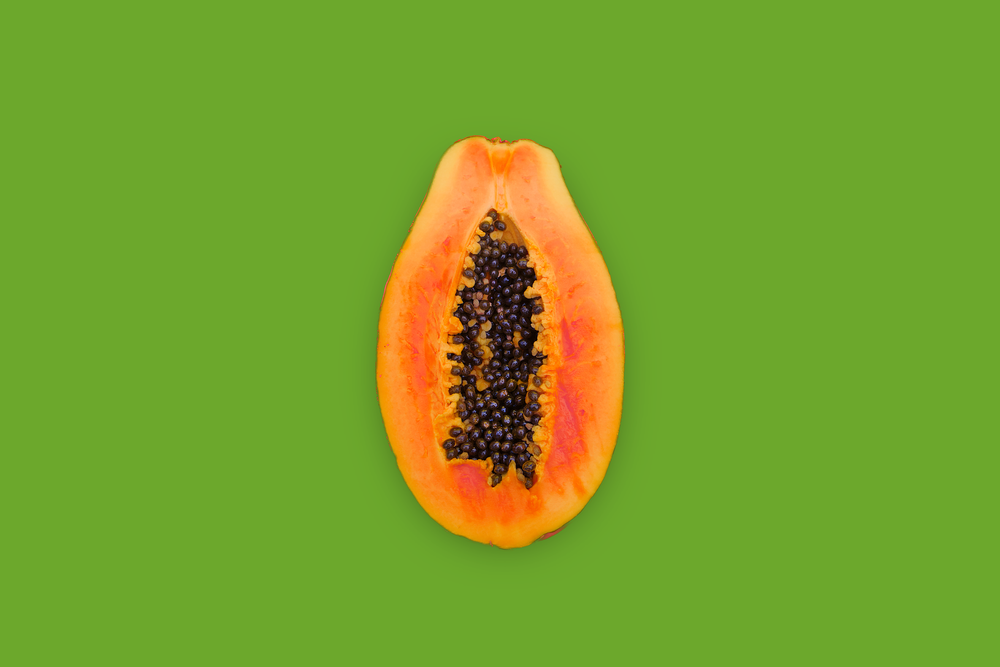
#> input picture 1_3_Types_of_Features_Image_Segmentation/images/papaya.png, 1000 x 667 px, shrunk from 2369 x 1581 before the run
$ jupyter execute --allow-errors contour_detection_exercises.ipynb   (shell and % lines are left out)
#> lines starting #> are read from the running program, lines starting #| are printed output that depends on the picture; after the words box and inside, x2 and y2 are one past the last pixel; in counts of white or black regions, pixels touching at a corner belong together
# Image Segmentation - Boundary Detection with Image Contours

In this first practice notebook of the image segmentation techniques we would work with boundary detection using the image contours. In the same context previously we did some exercise on separating objects from the background and even replacing the background for an object. That exercise is also relevant here. Hence we'd start with a recap of that exercise.

We'd separate an object from the background and replace the original background using the HSV color space. From their the idea of separating an object from the background using te image contour would stem.

[cell 1]
# Import necessary modules and packages
from typing import Tuple, List
import numpy as np
import cv2
import matplotlib.pyplot as plt

[cell 2]
# Import image resource and visualize
papaya: np.ndarray = cv2.imread(filename='images/papaya.png')
#> papaya is the input picture: shape (667, 1000, 3); mean B, G, R 43.1, 161.3, 119.4
papaya = cv2.cvtColor(src=papaya, code=cv2.COLOR_BGR2RGB)
plt.imshow(papaya)

[cell 3]
# Convert the image into HSV color space create mask for separating the background
papaya_hsv: np.ndarray = cv2.cvtColor(src=papaya, code=cv2.COLOR_RGB2HSV)
#> papaya_hsv: shape (667, 1000, 3); mean H, S, V 41.9, 190, 172.1
h, s, v = papaya_hsv[:, :, 0], papaya_hsv[:, :, 1], papaya_hsv[:, :, 2]
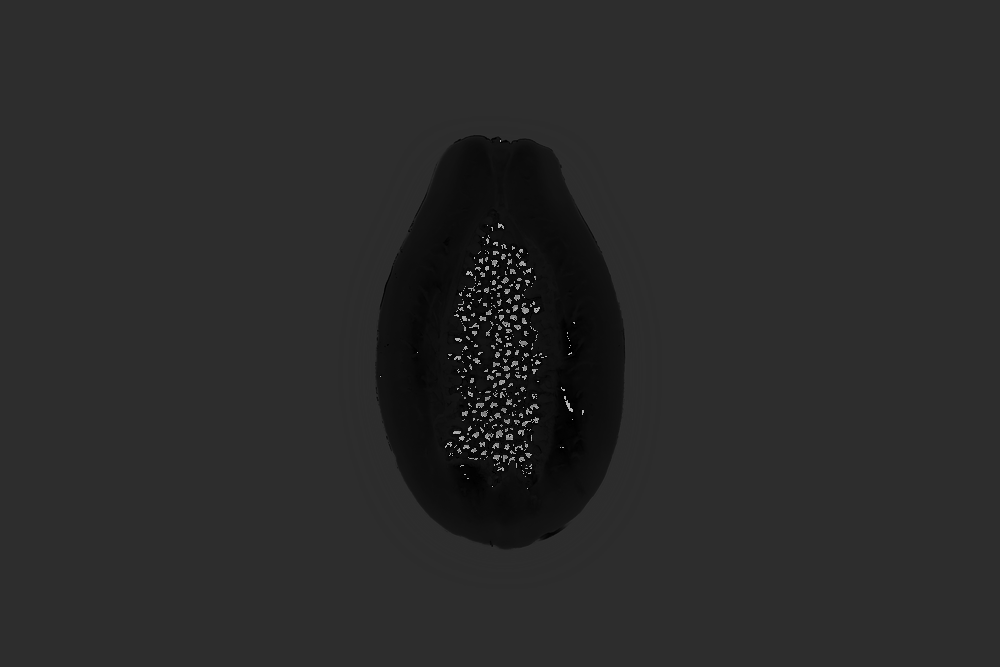
#> h: shape (667, 1000); min 0, max 179, mean 41.9
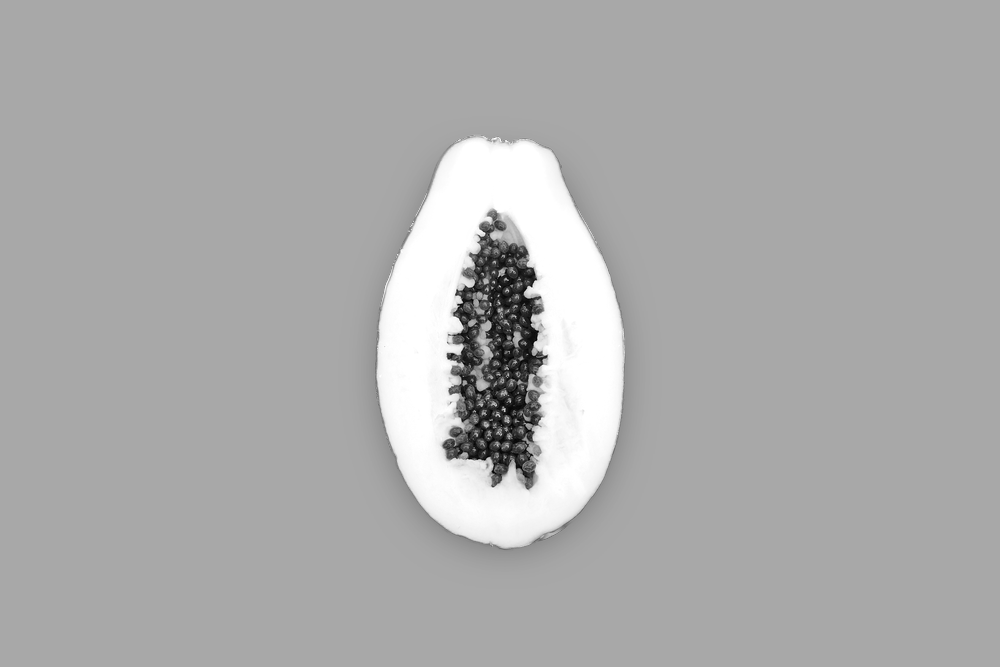
#> v: shape (667, 1000); min 0, max 255, mean 172.1
_, (ax1, ax2, ax3) = plt.subplots(nrows=1, ncols=3, figsize=(15, 15))
ax1.imshow(h, cmap='gray')
ax2.imshow(s, cmap='gray')
ax3.imshow(v, cmap='gray')

[cell 4]
lower_bound: np.ndarray = np.array([20, 0, 0])
upper_bound: np.ndarray = np.array([45, 255, 255])
mask: np.ndarray = cv2.inRange(src=papaya_hsv, lowerb=lower_bound, upperb=upper_bound)
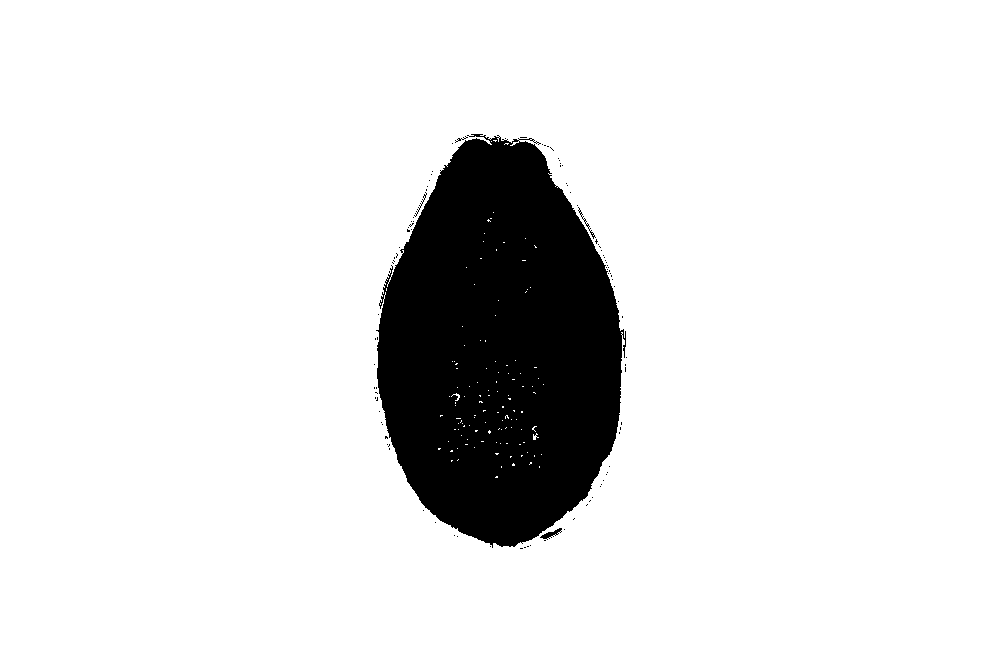
#> mask: shape (667, 1000); 88.7% white; 101 black regions (96 under 20 px), largest, box (x1, y1, x2, y2) and area: (376, 134, 626, 548) 75287, (540, 528, 562, 540) 96, (578, 207, 596, 239) 58, (414, 192, 427, 217) 38, (455, 136, 468, 143) 21
plt.imshow(mask, cmap='gray')

[cell 5]
# Make a copy of the rgb image and see the effect of the mask
papaya_copy: np.ndarray = np.copy(papaya)
papaya_copy[mask != 0] = 0
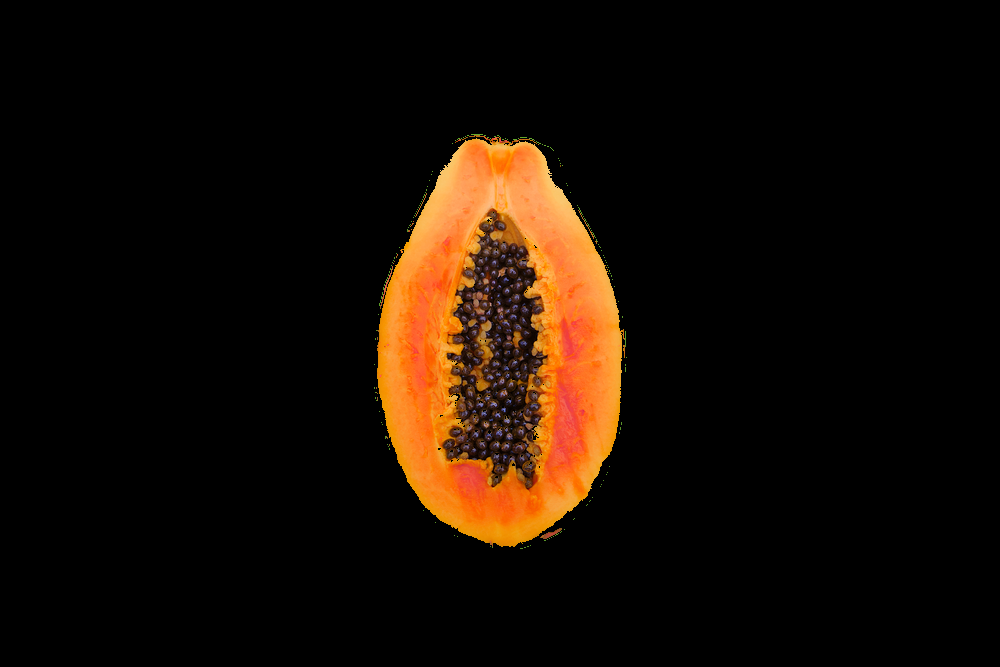
#> papaya_copy: shape (667, 1000, 3); mean R, G, B 23.3, 12.8, 4.3
plt.imshow(papaya_copy)

[cell 6]
# Replace the background
background: np.ndarray = cv2.imread(filename='images/background.jpg')
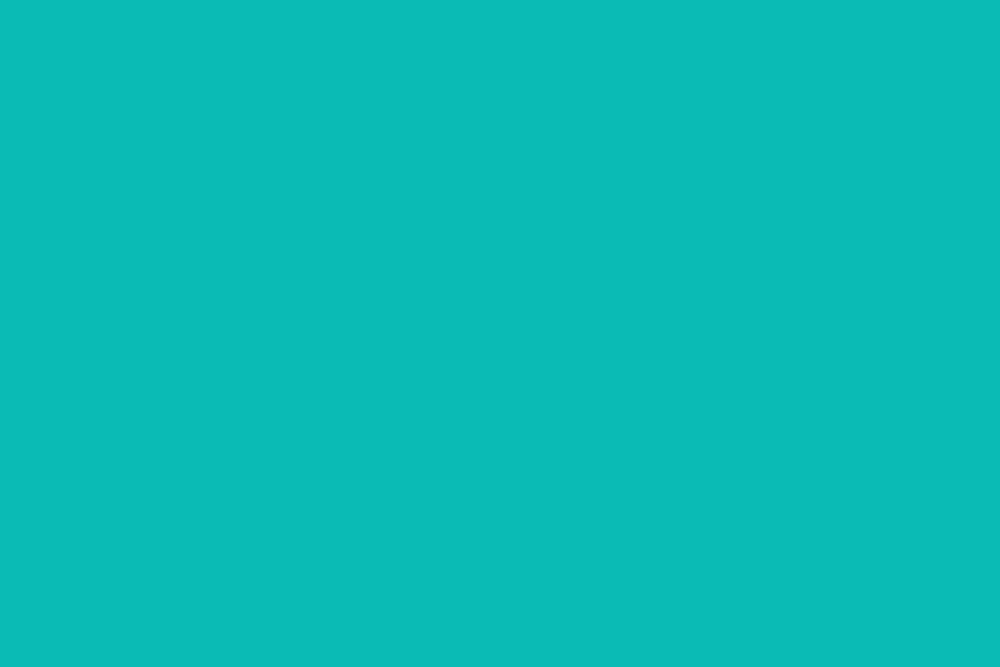
#> input picture 1_3_Types_of_Features_Image_Segmentation/images/background.jpg, 1000 x 667 px, shrunk from 2369 x 1581 before the run
#> background is the input picture: shape (667, 1000, 3); mean B, G, R 181, 187, 10
background = cv2.cvtColor(src=background, code=cv2.COLOR_BGR2RGB)
background[mask == 0] = 0
#> background: shape (667, 1000, 3); mean R, G, B 8.9, 165.8, 160.5
papaya_new: np.ndarray = papaya_copy + background
plt.imshow(papaya_new)

With the exercise above we tried to recall one aspect, where we separated the object of interest from the background. With this image segmentation we would do the same by creating a boundary along the object image using image contours.

## Image Contours

Some example applications of image contours are found in motion detection and image segmentation as described in this [article](https://learnopencv.com/contour-detection-using-opencv-python-c/).

When we join all the points on the boundary of an object, we get a contour. Typically, a specific contour refers to boundary pixels that have the same color and intensity. In this exercise two [OpenCV](https://docs.opencv.org/4.x/d4/d73/tutorial_py_contours_begin.html) functions would be fundamental for us.

* [findContours](https://docs.opencv.org/4.x/d3/dc0/group__imgproc__shape.html#gadf1ad6a0b82947fa1fe3c3d497f260e0) finds the contour in a binary image, more specifically an 8-bit single-channel image. Non-zero pixels are treated as 1's. Zero pixels remain 0's, so the image is treated as binary . You can use compare, inRange, threshold , adaptiveThreshold, Canny, and others to create a binary image out of a grayscale or color one. If mode equals to RETR_CCOMP or RETR_FLOODFILL, the input can also be a 32-bit integer image of labels (CV_32SC1). Following parameters are therefore relevant for us.

    * `image` - Binary image
    * `mode` - [RetrievalModes](https://docs.opencv.org/4.x/d3/dc0/group__imgproc__shape.html#ga819779b9857cc2f8601e6526a3a5bc71), retrieval for contours.
    * `method` - [ContourApproximationModes](https://docs.opencv.org/4.x/d3/dc0/group__imgproc__shape.html#ga4303f45752694956374734a03c54d5ff), approximation mode for contours. Following are the approximation algorithms, which are relevant for us in this exercise.

        * `cv2.CHAIN_APPROX_NONE` algorithm stores absolutely all the contour points. That is, any 2 subsequent points (x1,y1) and (x2,y2) of the contour will be either horizontal, vertical or diagonal neighbors, that is, max(abs(x1-x2),abs(y2-y1))==1.

        * `cv2.CHAIN_APPROX_SIMPLE` algorithm compresses horizontal, vertical, and diagonal segments and leaves only their end points. For example, an up-right rectangular contour is encoded with 4 points.

* [drawContours](https://docs.opencv.org/4.x/d6/d6e/group__imgproc__draw.html#ga746c0625f1781f1ffc9056259103edbc) plots the contours on the image. Following parameters are relevant for us.

    * `image` - Destination image.

    * `contours` - Collection of points making the contour.

    * `contourIdx` - Parameter indicating a contour to draw. If it is negative, all the contours are drawn.

    * `color` - Color for the contours.

    * `thickness` - Thickness of lines the contours are drawn with. If it is negative (for example, thickness=FILLED ), the contour interiors are drawn.

In simpler terms in order to find the image contours we need to prepare the binary image using threshold or edge detection. The quality of the image boundary depends on the quality of the binary image. The algorithm needs to clearly detect the intensity difference at the edges.

[cell 7]
# Create binary form for the papaya image
papaya_gray: np.ndarray = cv2.cvtColor(src=papaya, code=cv2.COLOR_RGB2GRAY)
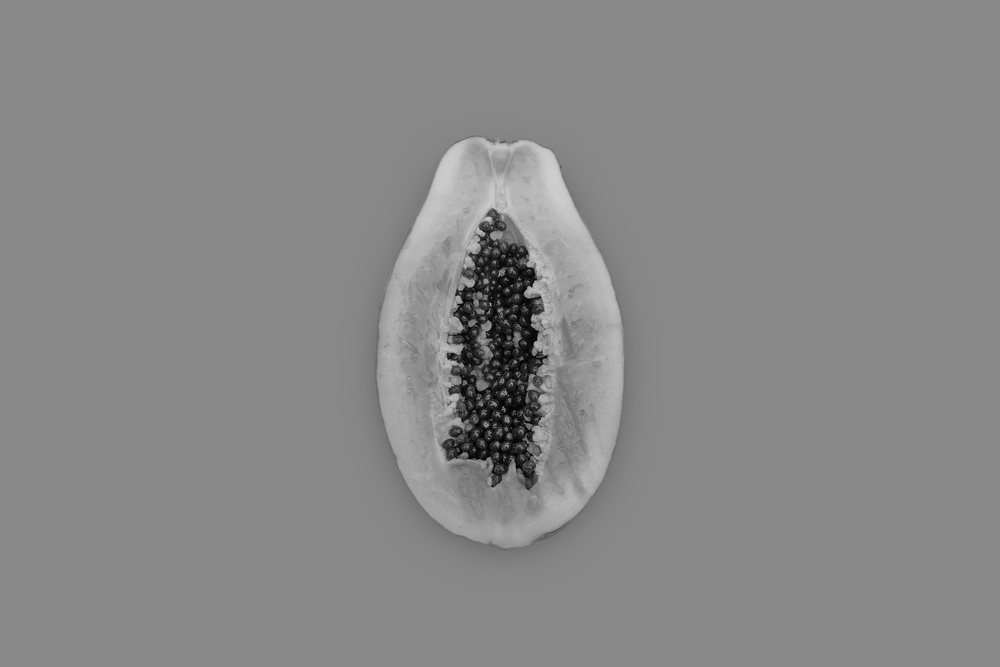
#> papaya_gray: shape (667, 1000); min 0, max 207, mean 135.3
# Comparing between the cv2.THRESH_BINARY and cv2.THRESH_BINARY_INV
_, papaya_bin = cv2.threshold(src=papaya_gray, thresh=115, maxval=255, type=cv2.THRESH_BINARY)
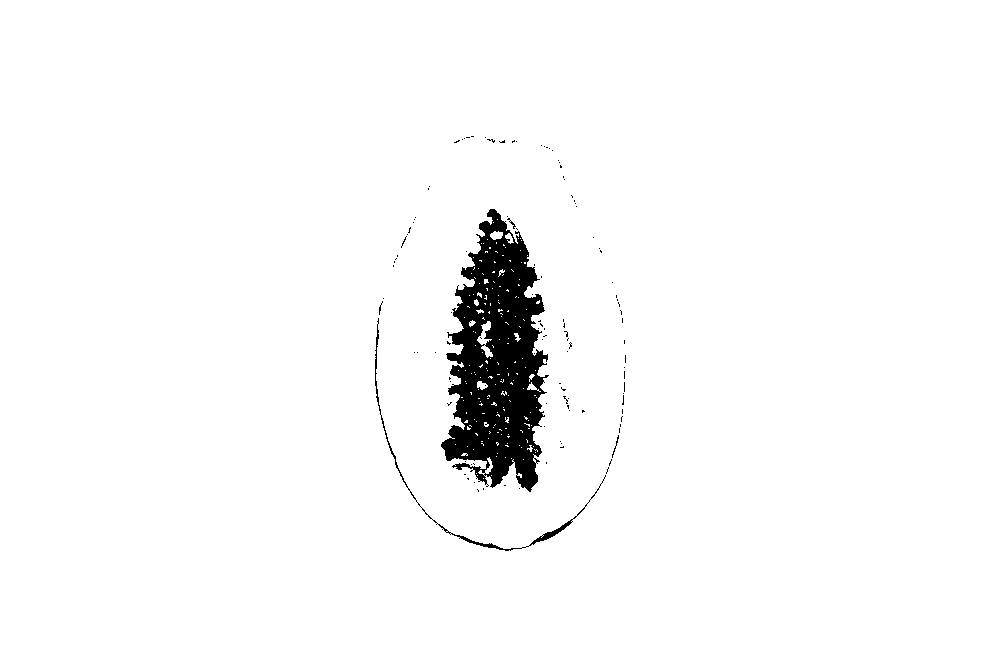
#> papaya_bin: shape (667, 1000); 97.1% white; 116 black regions (112 under 20 px), largest, box (x1, y1, x2, y2) and area: (441, 209, 549, 492) 17896, (375, 318, 606, 551) 796, (612, 435, 619, 458) 30, (507, 218, 516, 229) 24
_, papaya_bin_inv = cv2.threshold(src=papaya_gray, thresh=115, maxval=255, type=cv2.THRESH_BINARY_INV)
#> papaya_bin_inv: shape (667, 1000); 2.9% white; 116 white regions (112 under 20 px)

[cell 8]
_, (ax1, ax2, ax3) = plt.subplots(nrows=1, ncols=3, figsize=(15, 15))
ax1.imshow(papaya_bin, cmap='gray')
ax1.set_title('THRESH_BINARY')
ax2.imshow(papaya_gray, cmap='gray')
ax2.set_title('GRAYSCALE')
ax3.imshow(papaya_bin_inv, cmap='gray')
ax3.set_title('THRESH_BINARY_INV');

We did not use the `cv2.THRESH_BINARY_INV` [ThresholdTypes](https://docs.opencv.org/4.x/d7/d1b/group__imgproc__misc.html#gaa9e58d2860d4afa658ef70a9b1115576) before. The way it differs from `cv2.THRESH_BINARY` is, that THRESH_BINARY makes every pixel having intensity greater than threshold set to max intensity and everything less than threshold to 0. In contrast, THRESH_BINARY_INV does the opposite. It makes every pixel having intensity greater than threshold set to 0 and everything less than threshold set to 255.

Usually inverse binary threshold images are good for contour detection. Let's take that and try to use both of our algorithms to see, what kind of contours we can detect for the image.

[cell 9]
# Find the contours using method cv2.CHAIN_APPROX_NONE and cv2.CHAIN_APPROX_SIMPLE algorithms
contours_none, hierarchy = cv2.findContours(image=papaya_bin_inv, mode=cv2.RETR_TREE, method=cv2.CHAIN_APPROX_NONE)
#> contours_none = 369 contours, 347 with area under 20; largest, box (x1, y1, x2, y2) and area: (441, 209, 549, 492) 18566, (375, 318, 606, 551) 410, (476, 320, 493, 346) 200, (489, 230, 504, 241) 102, (480, 344, 494, 359) 91
contours_simple, hierarchy = cv2.findContours(image=papaya_bin_inv, mode=cv2.RETR_TREE, method=cv2.CHAIN_APPROX_SIMPLE)
#> contours_simple has the same summary as contours_none

[cell 10]
papaya_cp_none: np.ndarray = np.copy(papaya)
papaya_cp_simple: np.ndarray = np.copy(papaya)
#> (the rest of this cell did not finish here and is left out)

[cell 11]
_, (ax1, ax2, ax3) = plt.subplots(nrows=1, ncols=3, figsize=(15, 15))
ax1.imshow(papaya_cp_none)
ax1.set_title('CHAIN_APPROX_NONE')
ax2.imshow(papaya)
ax2.set_title('Original Image')
ax3.imshow(papaya_cp_simple)
ax3.set_title('CHAIN_APPROX_SIMPLE');
